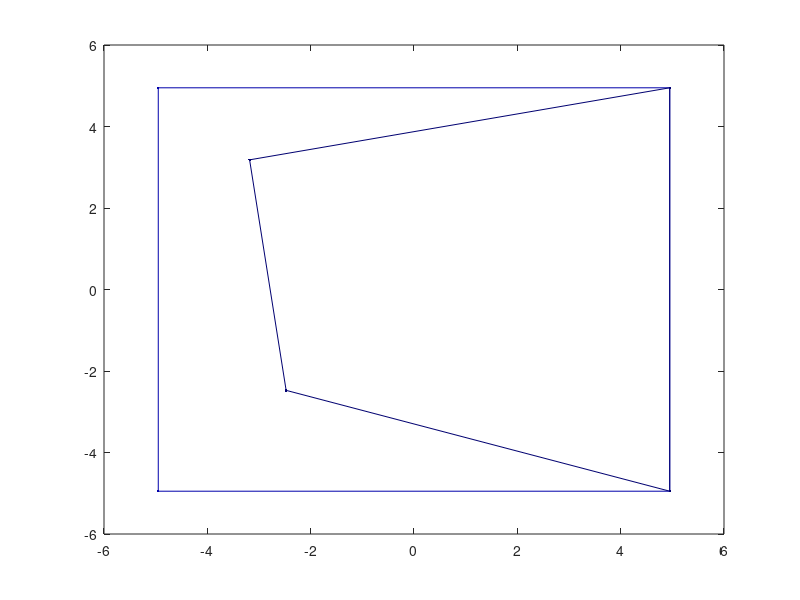

The MATLAB source for this figure: (Note: this script raises an error after producing the figure.)
function testsim_tuning_inactivation

% variant 1: one task, two conditions (e.g. pre- and post-injection), two epochs: "baseline" and "response", 
% four trial types (contralesional and ipsilesional hand and space)

close all;

% 1 - control
%base1 = 10*ones(1,10); % [0:5:50]; % baseline firing
base1 = 2:11;
R1_csch = 5:5:50;
R1_csih = 5:5:50;
R1_isch = 5*ones(1,10);
R1_isih = 5*ones(1,10);

A1_csch = base1 + R1_csch;
A1_csih = base1 + R1_csih;
A1_isch = base1 + R1_isch;
A1_isih = base1 + R1_isih;

% 2 - inactivation
base2 = base1 + 0;
R2_csch = R1_csch*0.5;
R2_csih = R1_csih*0.3;
R2_isch = R1_isch;
R2_isih = R1_isih;

A2_csch = base2 + R2_csch;
A2_csih = base2 + R2_csih;
A2_isch = base2 + R2_isch;
A2_isih = base2 + R2_isih;


map = jet(length(R1_csch));

if 0 % normalize by max rate in condtion 1 in each cell
	max_per_cell = max([A1_isch; A1_csch; A1_csih; A1_isih]);
	A1_isch = A1_isch./max_per_cell;
	A1_csch = A1_csch./max_per_cell;
	A1_csih = A1_csih./max_per_cell;
	A1_isih = A1_isih./max_per_cell;
	
	A2_isch = A2_isch./max_per_cell;
	A2_csch = A2_csch./max_per_cell;
	A2_csih = A2_csih./max_per_cell;
	A2_isih = A2_isih./max_per_cell;
	
end


for k=1:length(A1_isch),
	plot_diag_two_conditions([1 2 3 4],[A1_isch(k) A1_csch(k) A1_csih(k) A1_isih(k)],...
				 [1 2 3 4],[A2_isch(k) A2_csch(k) A2_csih(k) A2_isih(k)],'Marker','.','Color',map(k,:)); hold on
end

max1 = max(max([A1_isch; A1_csch; A1_csih; A1_isih]));
max2 = max(max([A2_isch; A2_csch; A2_csih; A2_isih]));
maxv = max([max1 max2]);

set(gca,'xlim',[-maxv maxv]);
set(gca,'ylim',[-maxv maxv]);
axis square
ig_add_diagonal_line;
ig_add_zero_lines;
xlim = get(gca,'xlim');
ylim = get(gca,'ylim');
line([xlim(1) xlim(2)],[ylim(2) ylim(1)],'Color','k','LineStyle',':');
colorbar;

function h = plot_diag_two_conditions(diag1, mag1, diag2, mag2, varargin)
% diag 1 -> 2 -> 3 - 4 counterclockwise
% IS-CH CS-CH CS-IH IS-IH

% if ~all(size(diag) == size(mag)),	
% end

for d = 1:length(diag1),
	switch diag(d),
		case 1
			x1(d) = sqrt(mag1(d)^2/2);
			y1(d) = sqrt(mag1(d)^2/2);
			x2(d) = sqrt(mag2(d)^2/2);
			y2(d) = sqrt(mag2(d)^2/2);
		case 2
			x1(d) = -sqrt(mag1(d)^2/2);
			y1(d) = sqrt(mag1(d)^2/2);
			x2(d) = -sqrt(mag2(d)^2/2);
			y2(d) = sqrt(mag2(d)^2/2);
		case 3
			x1(d) = -sqrt(mag1(d)^2/2);
			y1(d) = -sqrt(mag1(d)^2/2);
			x2(d) = -sqrt(mag2(d)^2/2);
			y2(d) = -sqrt(mag2(d)^2/2);
		case 4
			x1(d) = sqrt(mag1(d)^2/2);
			y1(d) = -sqrt(mag1(d)^2/2);
			x2(d) = sqrt(mag2(d)^2/2);
			y2(d) = -sqrt(mag2(d)^2/2);
	end
end
[dummy,sort_idx] = sort(diag1);
x1 = x1(sort_idx);
y1 = y1(sort_idx);
x2 = x2(sort_idx);
y2 = y2(sort_idx);

h1 = plot([x1 x1(1)],[y1 y1(1)],'k-',varargin{:}); hold on;
h2 = plot([x2 x2(1)],[y2 y2(1)],'k-',varargin{:}); hold on;

set(h2,'Color',get(h1,'Color')*0.66);

[cx1,cy1] = ig_comass(x1,y1); 
[cx2,cy2] = ig_comass(x2,y2); 

if ~(cx1 == 0 && cy1 == 0),
	% hf1 = feather(cx1,cy1,'r');
	hf1 = plot(cx1,cy1,'o');
	set(hf1,varargin{end-1:end});
end

if ~(cx2 == 0 && cy2 == 0),
	% hf2 = feather(cx2,cy2,'r');
	hf2 = plot(cx2,cy2,'o');
	set(hf2,varargin{end-1:end});
	set(hf2,'Color',get(h1,'Color')*0.66);
end

drawArrow([cx1 cy1],[cx2 cy2],get(h1,'Color'));


function h = plot_diag(diag, mag, varargin)

% diag 1 -> 2 -> 3 - 4 counterclockwise
% IS-CH CS-CH CS-IH IS-IH

% if ~all(size(diag) == size(mag)),	
% end

for d = 1:length(diag),
	switch diag(d),
		case 1
			x(d) = sqrt(mag(d)^2/2);
			y(d) = sqrt(mag(d)^2/2);
		case 2
			x(d) = -sqrt(mag(d)^2/2);
			y(d) = sqrt(mag(d)^2/2);
		case 3
			x(d) = -sqrt(mag(d)^2/2);
			y(d) = -sqrt(mag(d)^2/2);
		case 4
			x(d) = sqrt(mag(d)^2/2);
			y(d) = -sqrt(mag(d)^2/2);	
	end
end
[dummy,sort_idx] = sort(diag);
x = x(sort_idx);
y = y(sort_idx);

h = plot([x x(1)],[y y(1)],'k-',varargin{:}); hold on;
[cx,cy] = ig_comass(x,y); 

if ~(cx == 0 && cy == 0),
	h = feather(cx,cy,'r');
	set(h,varargin{end-1:end});
end






function CSI = csi(Contra,Ipsi)

CSI = (Contra-Ipsi)./(Contra+Ipsi);
% CSI = (Contra-Ipsi)./max( [abs(Contra) abs(Ipsi)],[],2 );
% CSI = (Contra-Ipsi);




function hArrow = drawArrow(p0,p1,color)
% drawArrow(p0,p1)
% Draws a simple arrow in 2D, from p0 to p1.
% from: https://de.mathworks.com/matlabcentral/fileexchange/55181-drawarrow by Matthew Kelly
%
% INPUTS:
%   p0 = [x0; y0] = position of the tail
%   p1 = [x1; y1] = position of the tip
%   color = arrow color. Optional: default is black 
%       --> can be 'r','g','b','c','m','y','w', 'k' or a 1x3 color vector
%
% OUTPUTS:
%   hArrow = handle to the patch object representing the arrow
%
% Defaults:
if nargin == 2
   color = 'k'; 
end
% Parameters:
W1 = 0.08;   % half width of the arrow head, normalized by length of arrow
W2 = 0.014;  % half width of the arrow shaft
L1 = 0.18;   % Length of the arrow head, normalized by length of arrow
L2 = 0.13;  % Length of the arrow inset
% Unpack the tail and tip of the arrow
x0 = p0(1);
y0 = p0(2);
x1 = p1(1);
y1 = p1(2);
% Start by drawing an arrow from 0 to 1 on the x-axis
P = [...
    0, (1-L2), (1-L1), 1, (1-L1), (1-L2), 0;
    W2,    W2,     W1, 0,    -W1,    -W2, -W2];
% Scale,rotate, shift and plot:
dx = x1-x0;
dy = y1-y0;
Length = sqrt(dx*dx + dy*dy);
Angle = atan2(-dy,dx);
P = Length*P;   %Scale
P = [cos(Angle), sin(Angle); -sin(Angle), cos(Angle)]*P;  %Rotate
P = p0(:)*ones(1,7) + P;  %Shift
% Plot!
hArrow = patch(P(1,:), P(2,:),color);  axis equal;
set(hArrow,'EdgeColor',color);
